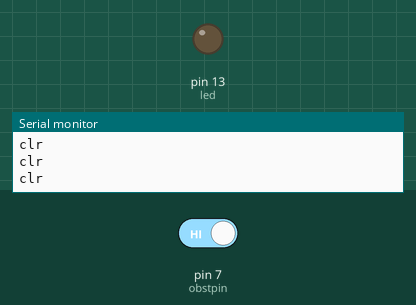
Simulated run of this sketch. Board: Arduino Uno, built with avr-gcc and run on an emulated ATmega328P. Shown: output pins drawn as LEDs (lit = HIGH), the last lines printed to the serial monitor. The inputs (shaded band) are chosen by the test bench; at power-on: pin 7 (obstpin) HIGH.

Above: at 1.2 s.
1.3 s: pin 7 (obstpin) driven LOW
At 2.0 s:
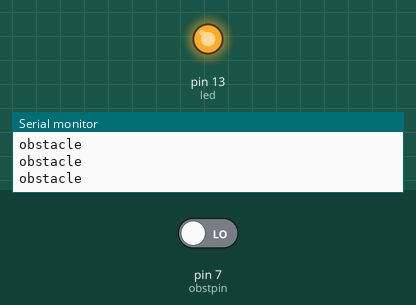
2.9 s: pin 7 (obstpin) driven HIGH
At 4.4 s:
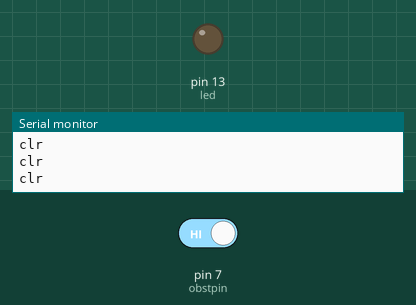
Timing chart, 0 to 5.9 s (numbered marks = the images above; inputs shaded):
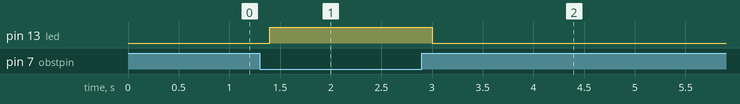

Measured:
- after the input at 1.3 s, pin 13 (led): LOW → HIGH after 0.10 s
- after the input at 2.9 s, pin 13 (led): HIGH → LOW after 0.10 s

The sketch:

irsensor.ino
```cpp
int led=13;
int obstpin=7;
int obst=HIGH;
void setup() {
  // put your setup code here, to run once:
pinMode(led, OUTPUT);
pinMode(obstpin,INPUT);
Serial.begin(9600);
}

void loop() {
  // put your main code here, to run repeatedly:
obst = digitalRead(obstpin);
if(obst == 0)
{
  Serial.println("obstacle");
  digitalWrite(led, HIGH);
}
else
{
  Serial.println("clr");
  digitalWrite(led, LOW);
}
delay(200);
}
```
